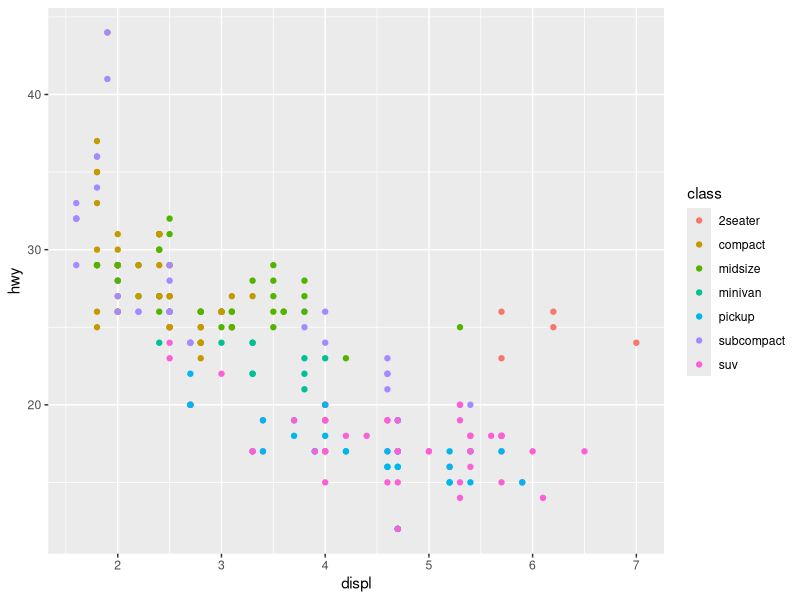
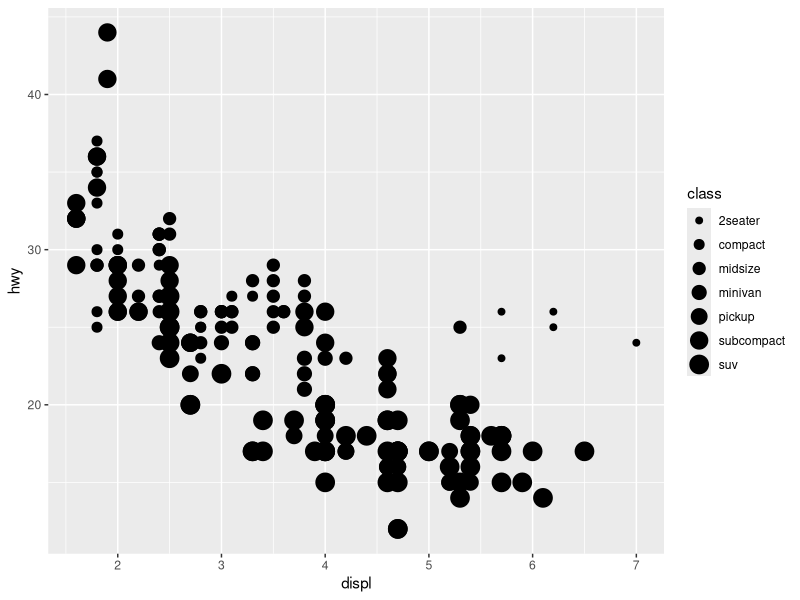
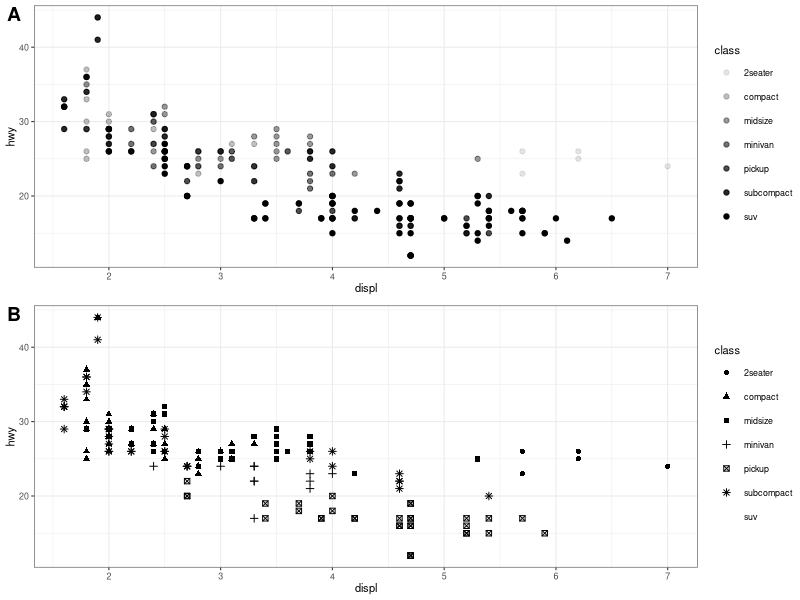
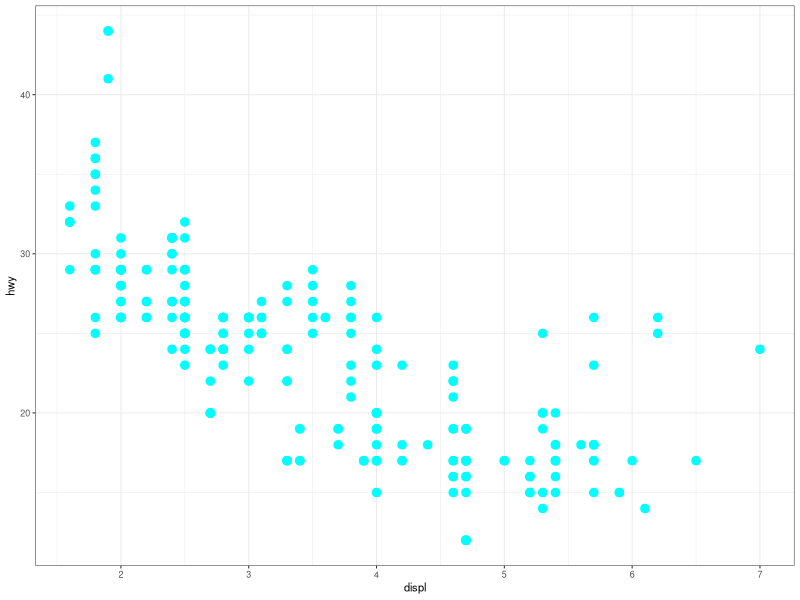
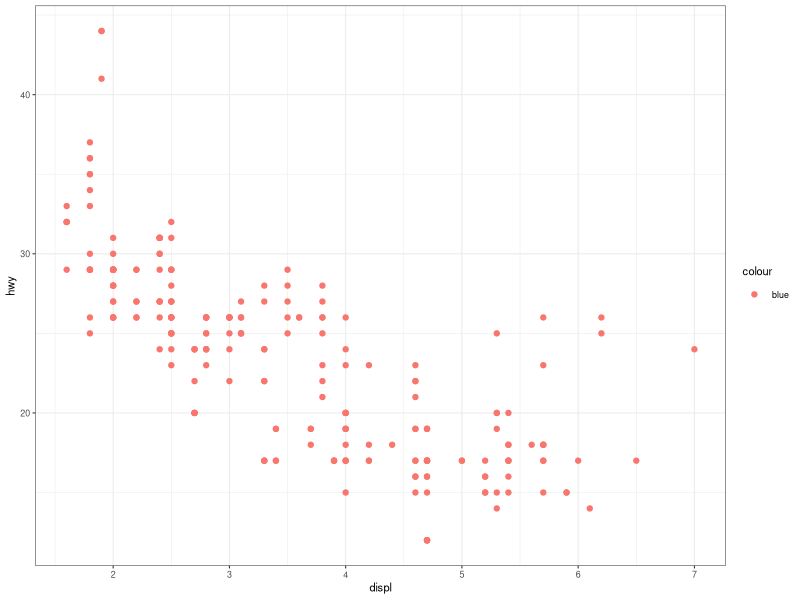
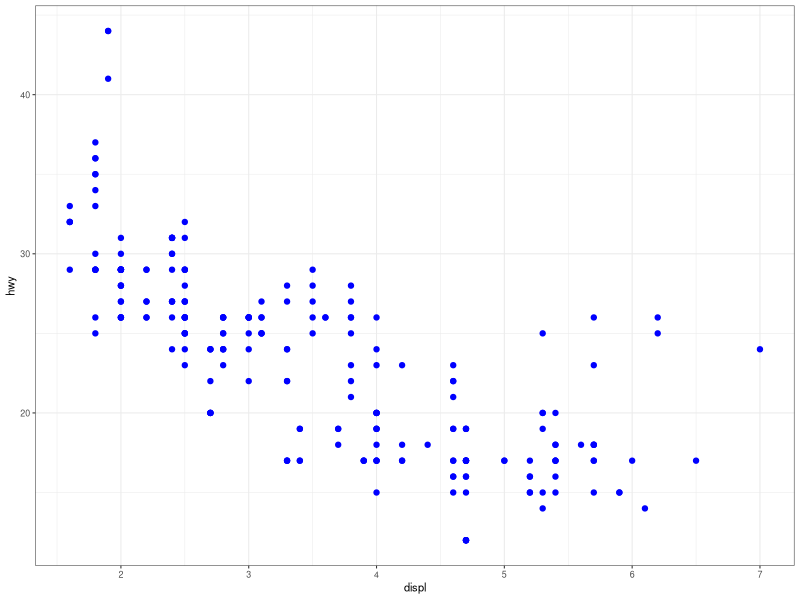
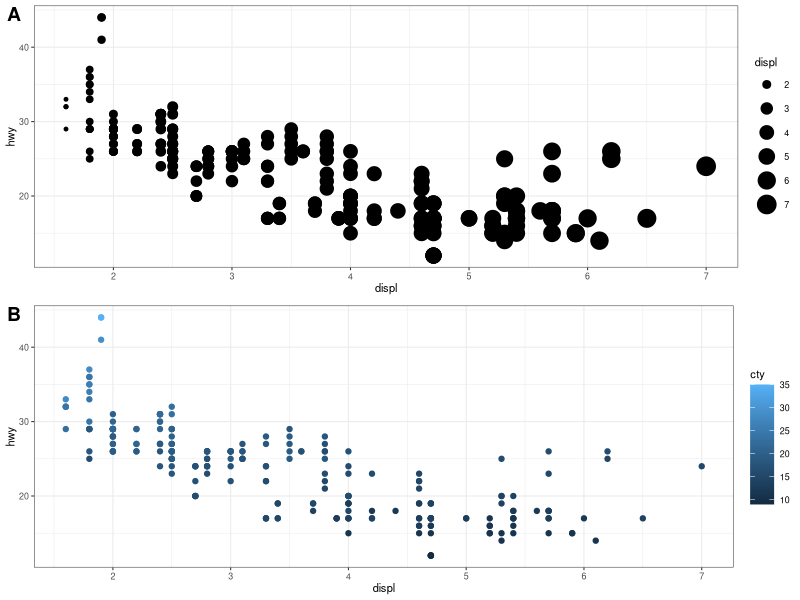
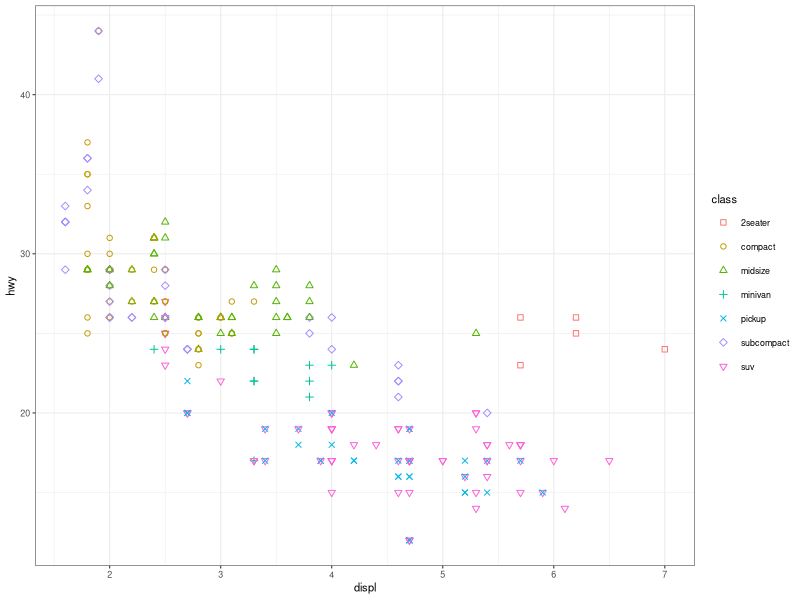

Write R code to recreate these figures, in order.
## ---- chunk 1
knitr::opts_chunk$set(
  echo = TRUE,
  comment = "#>",
  collapse = TRUE)

library(tidyverse)
## ---- chunk 2
ggplot(data = mpg) +
  geom_point(mapping = aes(x = displ, y = hwy, colour = class))
## ---- chunk 3
ggplot(data = mpg, aes(x = displ, y = hwy, size = class)) + 
    geom_point()
## ---- chunk 4
if (!require("cowplot")) {
  install.packages("cowplot")
} else {
  theme_set(theme_bw(base_size = 8))
  plot_with_alpha_aes <- 
    ggplot(data = mpg, aes(x = displ, y = hwy, alpha = class)) + 
    geom_point()
  
  plot_with_shape_aes <- 
    ggplot(data = mpg, aes(x = displ, y = hwy, shape = class)) + 
    geom_point()
  plot_grid(plot_with_alpha_aes, plot_with_shape_aes, 
            labels = "AUTO", ncol = 1)
}
## ---- chunk 5

ggplot(data = mpg) +
  geom_point(mapping = aes(x = displ, y = hwy), colour = "cyan", shape = 20, size = 4)
  
## ---- chunk 6
ggplot(data = mpg) + 
  geom_point(mapping = aes(x = displ, y = hwy, color = "blue"))
## ---- chunk 7
ggplot(data = mpg) + 
  geom_point(mapping = aes(x = displ, y = hwy), color = "blue")
## ---- chunk 8
?mpg
head(mpg)
glimpse(mpg)
## ---- chunk 9
mpg %>%
  select(which(sapply(., function(x) typeof(x) %in% "character"))) %>%
  sapply(., table)
## ---- chunk 10
if (!require("cowplot")) {
  install.packages("cowplot")
} else {
  theme_set(theme_bw(base_size = 8))
  plot_with_size <- 
    ggplot(data = mpg) + 
    geom_point(mapping = aes(x = displ, y = hwy, size = displ))
  
  plot_with_colour <- 
    ggplot(data = mpg) +
    geom_point(mapping = aes(x = displ, y = hwy, colour = cty))
  
  plot_grid(plot_with_size, plot_with_colour, 
            labels = "AUTO", ncol = 1)
}
## ---- chunk 11
ggplot(data = mpg) +
  geom_point(mapping = aes(x = displ, y = hwy, colour = class, shape = class)) +
  scale_shape_manual(values = c(0:7))
## ---- chunk 12
ggplot(data = mpg) +
  geom_point(mapping = aes(x = displ, y = hwy), 
             shape = 1, 
             stroke = 3, 
             colour = "red",
             fill = "white")
## ---- chunk 13
ggplot(data = mpg) +
  geom_point(mapping = aes(x = displ, y = hwy, colour = displ < mean(displ)))
## ---- chunk 14
mpg %>%
  select(hwy, displ) %>%
  mutate(above_mean = displ > mean(displ, na.rm = T)) %>%
  ggplot(data = .) +
  geom_point(mapping = aes(x = displ, y = hwy, colour = above_mean))
## ---- chunk 15
ggplot(data = mpg) +
  geom_point(mapping = aes(x = displ, y = hwy, colour = class)) +
  facet_wrap(~ manufacturer, nrow = 2)
## ---- chunk 16
ggplot(data = mpg) +
  geom_point(mapping = aes(x = displ, y = hwy, colour = class)) +
  facet_grid(drv ~ cyl)
## ---- chunk 17
ggplot(data = mpg) +
  geom_point(mapping = aes(x = displ, y = hwy, colour = class)) +
  facet_wrap(drv ~ cyl)
## ---- chunk 18

if (!require("cowplot")) {
  install.packages("cowplot")
} else {
  theme_set(theme_bw(base_size = 8))
  with_grid <- ggplot(data = mpg) +
    geom_point(mapping = aes(x = displ, y = hwy)) +
    facet_grid(. ~ cyl)
  
  with_wrap <- ggplot(data = mpg) +
    geom_point(mapping = aes(x = displ, y = hwy)) +
    facet_wrap(~ cyl)
  
  plot_grid(with_grid, with_wrap, 
            labels = c("Facet_grid", "Facet_wrap"), ncol = 1)
}
## ---- chunk 19
theme_set(theme_bw(base_size = 8))

plot_grid(
  ggplot(data = mpg) +
    geom_point(mapping = aes(x = displ, y = hwy, colour = class)) +
    facet_grid(. ~ cty),
   ggplot(data = mpg) +
    geom_point(mapping = aes(x = displ, y = hwy, colour = class)) +
    facet_wrap( ~ year), 
            labels = "AUTO", ncol = 1)
## ---- chunk 20
table(mpg$drv, mpg$cyl)
## ---- chunk 21
plot_grid(
  ggplot(data = mpg) +
    geom_point(mapping = aes(x = displ, y = hwy, colour = class)) +
    facet_grid(. ~ year),
   ggplot(data = mpg) +
    geom_point(mapping = aes(x = displ, y = hwy, colour = class)) +
    facet_grid(year ~ .), 
            labels = "AUTO", ncol = 1)
## ---- chunk 22
ggplot(data = mpg) + 
  geom_point(mapping = aes(x = displ, y = hwy)) + 
  facet_wrap(~ class, nrow = 2)
## ---- chunk 23
plot_grid(
  ggplot(data = mpg) +
    geom_point(mapping = aes(x = displ, y = hwy)) +
    facet_grid(. ~ manufacturer),
  ggplot(data = mpg) +
    geom_point(mapping = aes(x = displ, y = hwy)) +
    facet_grid(manufacturer ~ .), 
  labels = c("by column", "by row"),
  ncol = 1, label_size = 8)

